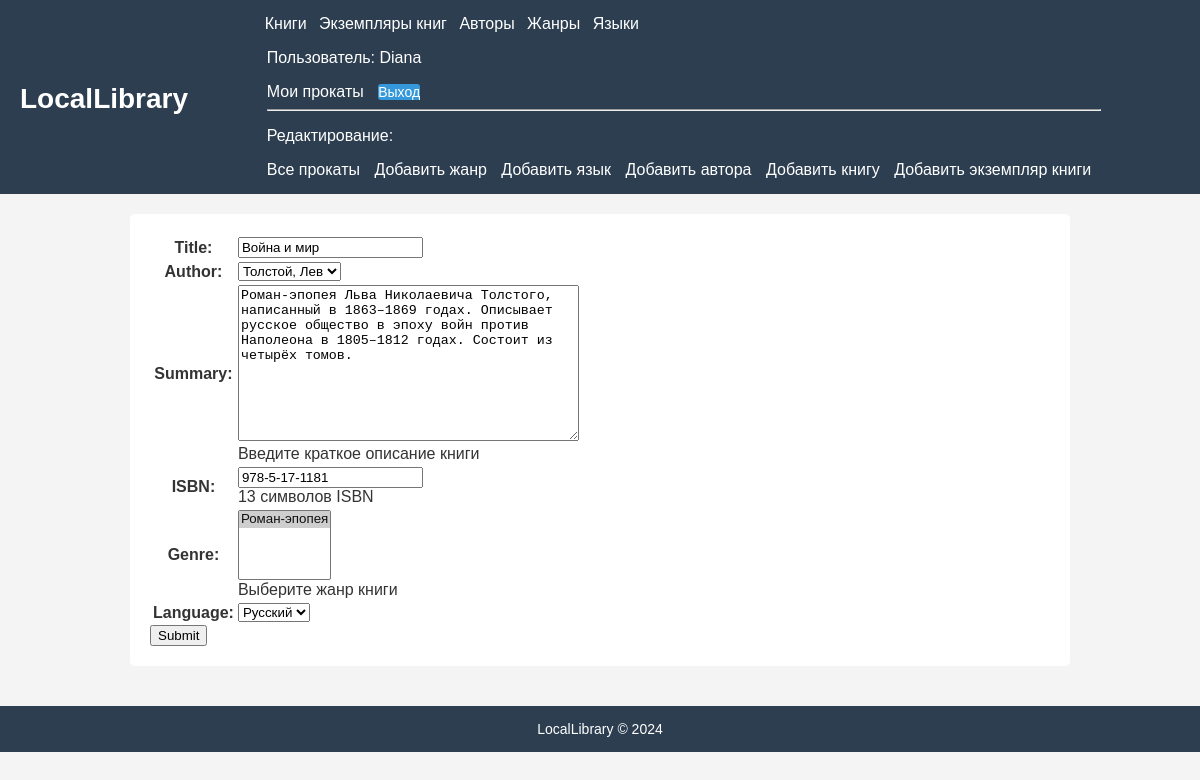
Screenshot of /book/1/update/ (signed in) with the database file from the repository.
### catalog/models.py (models this page shows, shortened)
class Book(models.Model):
    title = models.CharField(max_length=200)
    author = models.ForeignKey('Author', on_delete=models.SET_NULL, null=True)
    summary = models.TextField(max_length=1000, help_text="Введите краткое описание книги")
    isbn = models.CharField('ISBN', max_length=13, unique=True,
                            help_text='13 символов ISBN')
    genre = models.ManyToManyField(Genre, help_text="Выберите жанр книги")
    language = models.ForeignKey('Language', on_delete=models.SET_NULL, null=True)
    class Meta:
        ordering = ['title', 'author']
    def display_genre(self):
        return ', '.join([genre.name for genre in self.genre.all()[:3]])
    display_genre.short_description = 'Genre'

### catalog/views.py (the view)
# urls.py: path('book/<int:pk>/update/', views.BookUpdate.as_view(), name='book-update'),
class BookUpdate(PermissionRequiredMixin, UpdateView):
    model = Book
    fields = ['title', 'author', 'summary', 'isbn', 'genre', 'language']
    permission_required = 'catalog.change_book'

### catalog/models.py (called while the page is built)
    def __str__(self):
        return self.name

    def __str__(self):
        return self.name

    def __str__(self):
        return f'{self.last_name}, {self.first_name}'

### catalog/templates/catalog/book_form.html (shortened to what this page needs)
{% extends "catalog/base_generic.html" %}
{% block content %}
<form action="" method="post">
    <table>
    {{ form.as_table }}
    </table>
    <input type="submit" value="Submit">
</form>
{% endblock %}

### catalog/templates/catalog/base_generic.html (shortened to what this page needs)
<!DOCTYPE html>
<html lang="ru">
<head>
  {% load static %}
<link rel="stylesheet" href="{% static 'css/style.css' %}" />
</head>
<body>
<header>
  <h1><a href="{% url 'index' %}" class="logo">LocalLibrary</a></h1>
  <div class="col-sm-2">
  <nav>
    {% block sidebar %}
    <a href="{% url 'books' %}">Книги</a>
    <a href="{% url 'bookinstances' %}">Экземпляры книг</a></li>
    <a href="{% url 'authors' %}">Авторы</a>
    <a href="{% url 'genres' %}">Жанры</a>
    <a href="{% url 'languages' %}">Языки</a>
  </nav>
  <div class="sidebar-nav">
   {% if user.is_authenticated %}
     <p>Пользователь: {{ user.get_username }}</p>
     <a href="{% url 'my-borrowed' %}">Мои прокаты</a>
       <form id="logout-form" method="post" action="{% url 'logout' %}">
         <button type="submit" class="btn btn-link">Выход</button>
       </form>
   {% else %}
     <a href="{% url 'login'%}?next={{request.path}}">Вход</a>
   {% endif %}
  </div>
   {% if user.is_staff %}
   <hr>
   <div class="sidebar-nav">
   <p>Редактирование:</p>
   <a href="{% url 'all-borrowed' %}">Все прокаты</a>
   {% if perms.catalog.add_genre %}
     <a href="{% url 'genre-create' %}">Добавить жанр</a>
   {% endif %}
   {% if perms.catalog.add_language %}
     <a href="{% url 'language-create' %}">Добавить язык</a>
   {% endif %}
   {% if perms.catalog.add_author %}
     <a href="{% url 'author-create' %}">Добавить автора</a>
   {% endif %}
   {% if perms.catalog.add_book %}
     <a href="{% url 'book-create' %}">Добавить книгу</a>
   {% endif %}
   {% if perms.catalog.add_bookinstance %}
     <a href="{% url 'bookinstance-create' %}">Добавить экземпляр книги</a>
   {% endif %}
   </div>
   {% endif %}
  </div>
</header>
<main>
    {% block content %}
    {% endblock %}
</main>
<footer>
  LocalLibrary © 2024
</footer>
{% endblock %}
</body>
</html>

### catalog/static/css/style.css (style rules this page uses)
body { font-family: Arial, sans-serif; margin: 0; padding: 0; background-color: #f4f4f4; color: #333; }
header { background: #2c3e50; padding: 15px 20px; display: flex; align-items: center; justify-content: space-between; }
.logo { color: white; text-decoration: none; font-size: 28px; font-weight: bold; }
nav a { color: white; text-decoration: none; margin-left: 15px; font-size: 16px; }
main { padding: 20px; max-width: 900px; margin: 20px auto; background: white; border-radius: 5px; }
button { margin-top: 10px; background-color: #3498db; border: none; color: white; padding: 8px 12px; border-radius: 3px; cursor: pointer; font-size: 14px; }
footer { text-align: center; padding: 15px 0; background: #2c3e50; color: white; margin-top: 40px; font-size: 14px; }
#logout-form { display: inline; }
#logout-form button { padding: 0; margin: 0; }

### catalog/templates/catalog/base_generic.html (style rules this page uses)
nav a { margin-left: -12px; padding: 10px; }
.sidebar-nav a { color: white; text-decoration: none; margin-left: -10px; font-size: 16px; padding: 10px; }
.sidebar-nav p { color: white; text-decoration: none; font-size: 16px; }

### rows the page displays
Book: title "Война и мир", author "Толстой, Лев", summary "Роман-эпопея Льва Николаевича Толстого, написанный в 1863–1869 годах. Описывает русское общество в эпоху войн против Наполеона в 1805–1812 годах. Состоит из четырёх томов.", isbn "978-5-17-1181", language "Русский"

### other values shown
{{ user.get_username }} "Diana"
